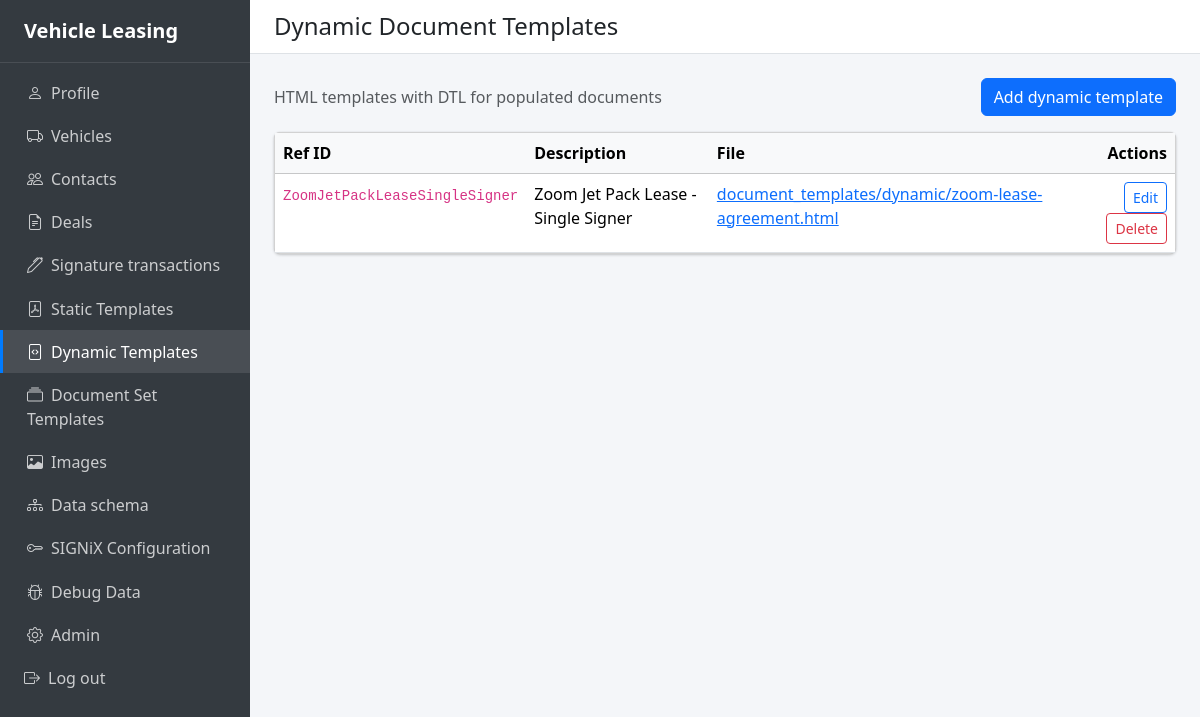
The app's page /document-templates/dynamic/ (signed in) with its own data.
### apps/doctemplates/models.py (models this page shows, shortened)
class DynamicDocumentTemplate(models.Model):
    ref_id = models.CharField(
        max_length=100,
        unique=True,
        help_text="Unique identifier (e.g., ZoomJetPackLease)",
    )
    description = models.CharField(
        max_length=200,
        help_text="Human-readable description",
    )
    file = models.FileField(
        upload_to="document_templates/dynamic",
        help_text="HTML template file",
    )
    tagging_type = models.CharField(
        max_length=50,
        default="text_tagging",
        help_text="How the document is tagged; 'text_tagging' for SIGNiX anchor text",
    )
    tagging_data = models.JSONField(
        default=list,
        help_text="Array of text-tagging field definitions: tag_name, field_type, anchor_text, bounding_box, etc.",
    )
    mapping = models.JSONField(
        default=dict,
        help_text="Maps template variable names to {source, transform?, ...} per DESIGN-DOCS",
    )
    class Meta:
        verbose_name = "Dynamic document template"
        verbose_name_plural = "Dynamic document templates"

### apps/doctemplates/views.py (the view)
@login_required
def dynamic_doctemplate_list(request):
    templates = DynamicDocumentTemplate.objects.all().order_by("ref_id")
    return render(
        request,
        "doctemplates/dynamic_doctemplate_list.html",
        {"template_list": templates},
    )

### templates/doctemplates/dynamic_doctemplate_list.html (shortened to what this page needs)
{% extends "base.html" %}
{% block content_header %}Dynamic Document Templates{% endblock %}
{% block content %}
<div class="d-flex justify-content-between align-items-center mb-3">
  <span class="text-muted">HTML templates with DTL for populated documents</span>
  <a href="{% url 'doctemplates:dynamic_doctemplate_add' %}" class="btn btn-primary">Add dynamic template</a>
</div>
<div class="card">
  <div class="card-body p-0">
    <div class="table-responsive">
      <table class="table table-hover mb-0">
        <thead class="table-light">
          <tr>
            <th>Ref ID</th>
            <th>Description</th>
            <th>File</th>
            <th class="text-end">Actions</th>
          </tr>
        </thead>
        <tbody>
          {% for t in template_list %}
          <tr>
            <td><code>{{ t.ref_id }}</code></td>
            <td>{{ t.description }}</td>
            <td>
              {% if t.file %}
              <a href="{{ t.file.url }}" target="_blank" rel="noopener">{{ t.file.name|default:"HTML" }}</a>
              {% else %}
              <span class="text-muted">—</span>
              {% endif %}
            </td>
            <td class="text-end">
              <a href="{% url 'doctemplates:dynamic_doctemplate_edit' t.pk %}" class="btn btn-sm btn-outline-primary">Edit</a>
              <a href="{% url 'doctemplates:dynamic_doctemplate_delete_confirm' t.pk %}" class="btn btn-sm btn-outline-danger">Delete</a>
            </td>
          </tr>
          {% empty %}
          <tr>
            <td colspan="4" class="text-center text-muted py-4">
              No dynamic templates yet. Add one to get started.
            </td>
          </tr>
          {% endfor %}
        </tbody>
      </table>
    </div>
  </div>
</div>
{% endblock %}

### templates/base.html (style rules this page uses)
.app-content-body .card { box-shadow: 0 0 1px rgba(0,0,0,.125), 0 1px 3px rgba(0,0,0,.2); }

### records on screen
DynamicDocumentTemplate: ref_id "ZoomJetPackLeaseSingleSigner", description "Zoom Jet Pack Lease - Single Signer", file.name "document_templates/dynamic/zoom-lease-agreement.html"
